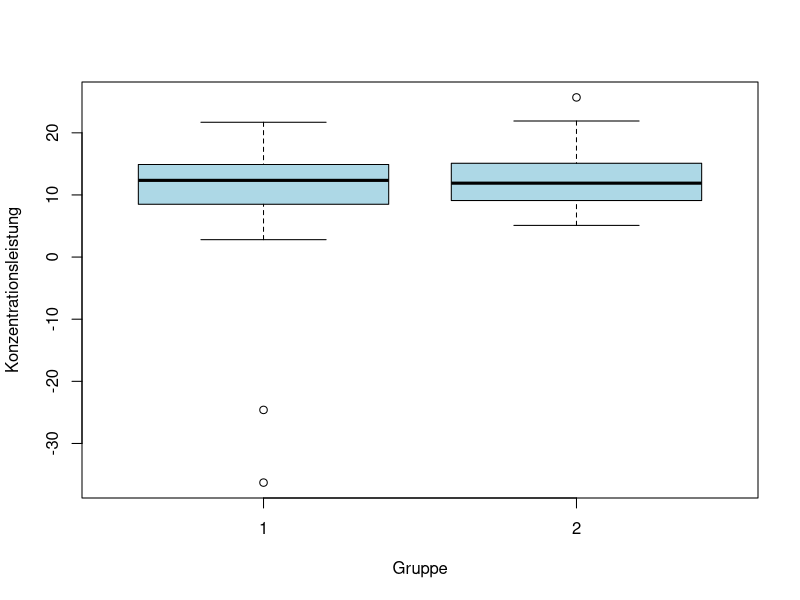
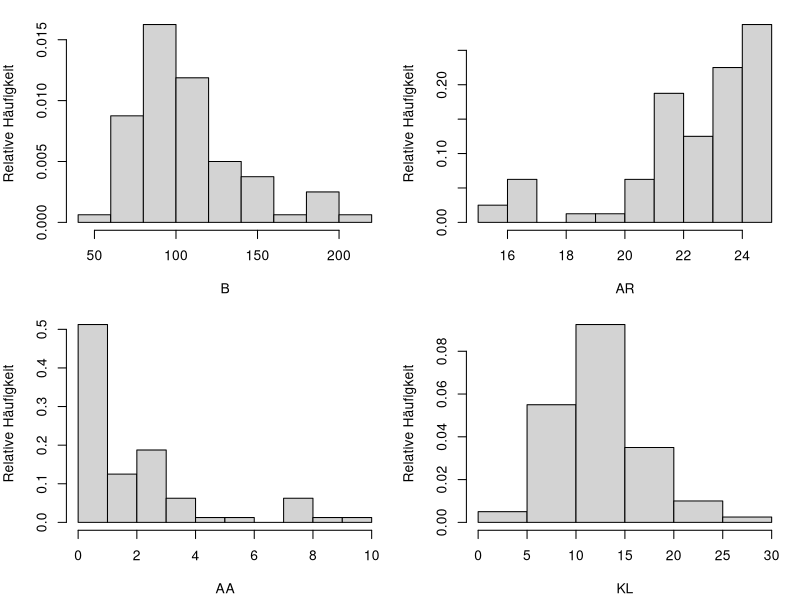
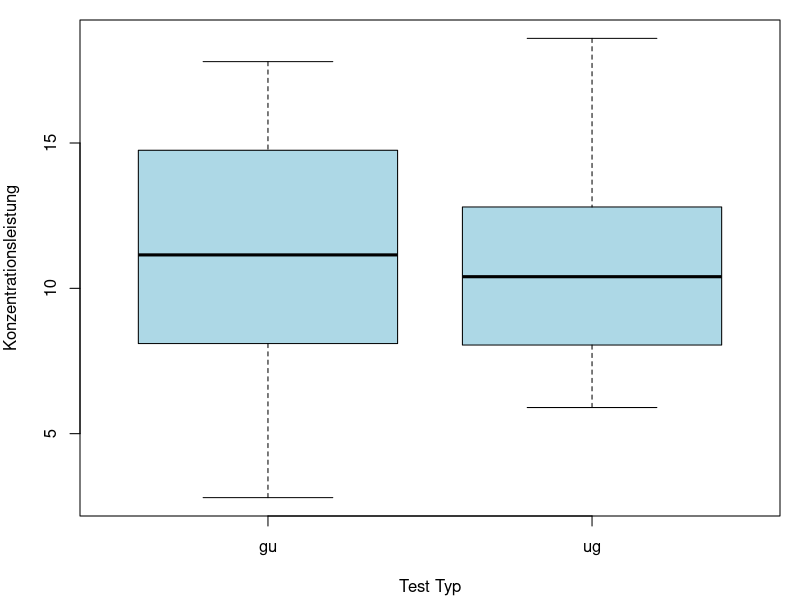
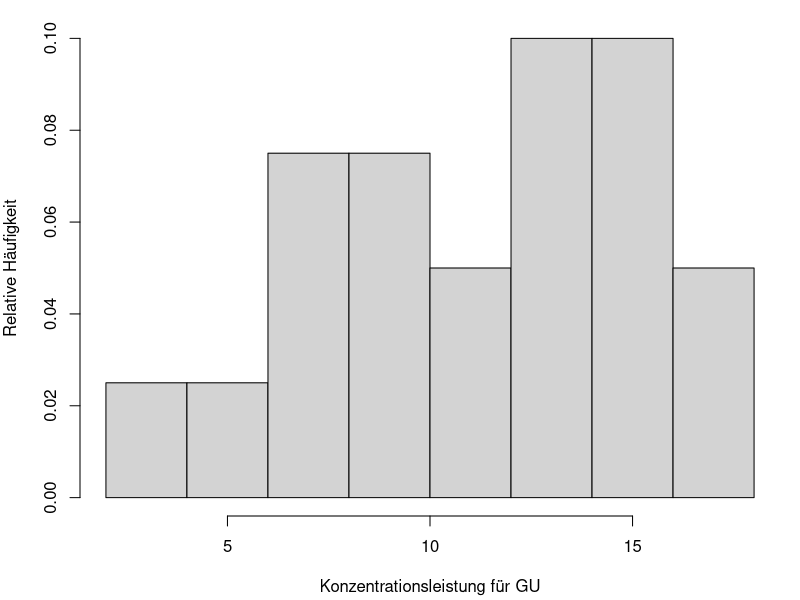
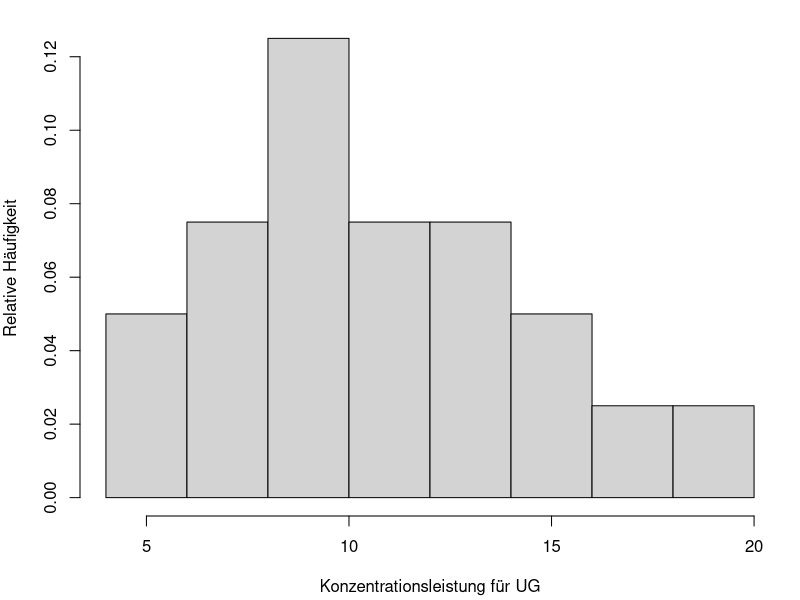
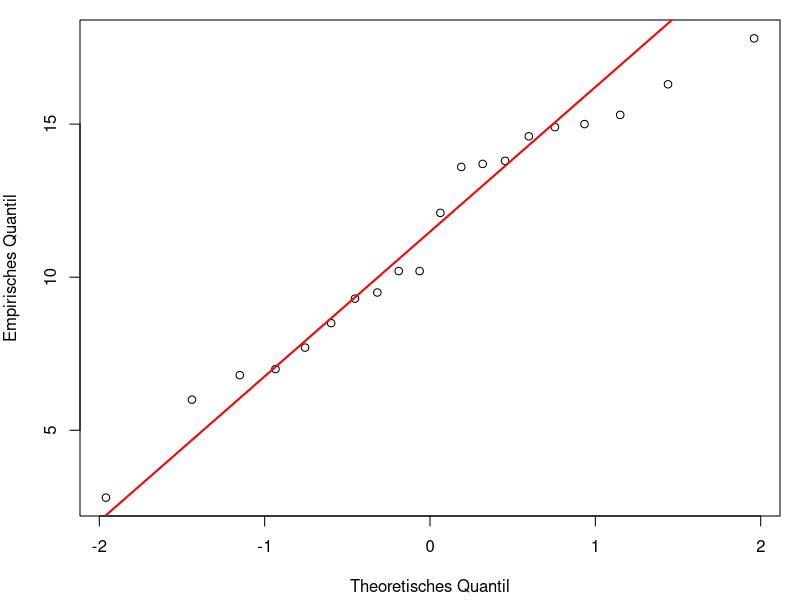
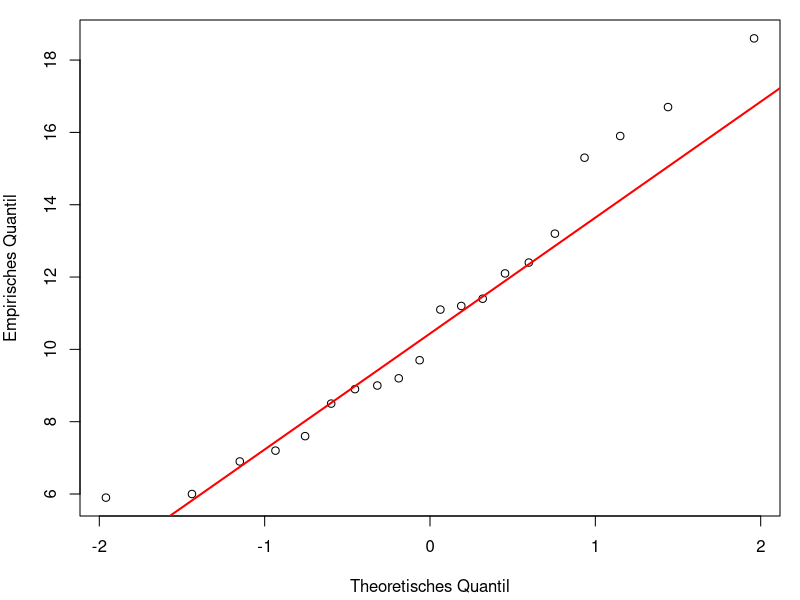
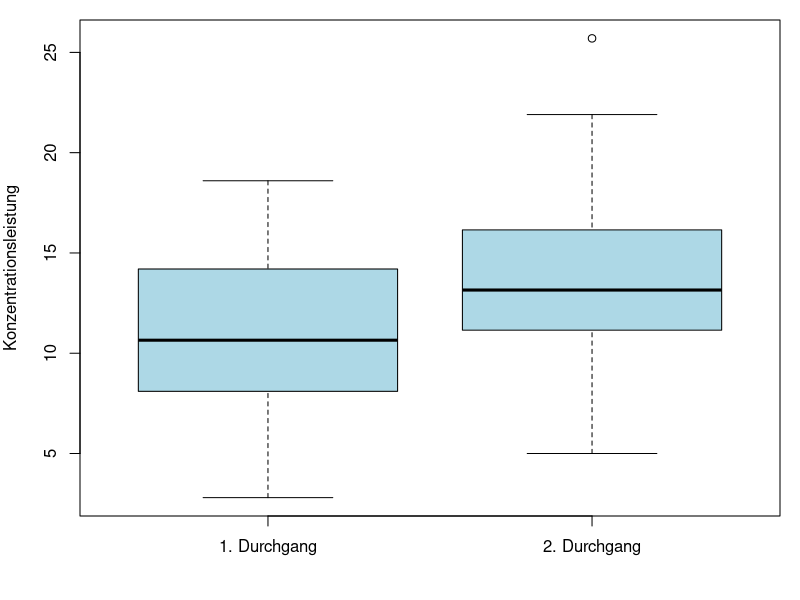

These charts were generated, in order, by the following R code:
library(car)

df <- read.table("Konzentrationsdaten.txt", header=TRUE)
head(df)
dim(df)

# Überprüfung auf NA-Werte
sum(is.na(df)) # 0

# Betrachtung der Verteilung der KL nach Gruppe
boxplot(df$KL ~ df$gruppe, col = "lightblue",
        xlab = "Gruppe", ylab = "Konzentrationsleistung")
# Häufigkeitsverteilung der AF
table(df$AF)

# Entfernen der Zeile mit Extremwerten:
df <- df[df$id != "14",]

attach(df)
# Betrachtung der Verteilung der Daten nach Entfernung der Extremwerten
# Histogramme von der Bearbeitungszeit, Anzahl richtiger Zeichen, 
# Anzahl ausgelassener (richtiger) Zeichen, Konzentrationsleistung
par(mar = c(4.2, 4, 1, 1), mfrow = c(2, 2)) 
hist(B, main = "", ylab = "Relative Häufigkeit", probability = TRUE) 
hist(AR, main = "", ylab = "Relative Häufigkeit", probability = TRUE) 
hist(AA, main = "", ylab = "Relative Häufigkeit", probability = TRUE) 
hist(KL, main = "", ylab = "Relative Häufigkeit", probability = TRUE)

par(mfrow = c(1, 1)) 

# Umwandlung der Variablen in Faktoren:
gruppe <- as.factor(gruppe) 
id <- as.factor(id)
durchgang <- as.factor(durchgang)
test_typ <- as.factor(test_typ)

detach(df)

# AUFGABE 1
# Zwei unverbundene Stichproben

df_durchgang1 <- subset(df, durchgang == 1)
durchgang1_gu_kl <- df_durchgang1[df_durchgang1$test_typ == "gu", ]$KL
durchgang1_ug_kl <- df_durchgang1[df_durchgang1$test_typ == "ug", ]$KL

# Vergleich der Konzentrationsleistung zwischen GU- und UG-Test im ersten Durchgang
boxplot(df_durchgang1$KL ~ df_durchgang1$test_typ, col = "lightblue",
        xlab = "Test Typ", ylab = "Konzentrationsleistung")

# Verteilung der Konzentrationsleistung für GU im ersten Durchgang
hist(durchgang1_gu_kl, xlab = "Konzentrationsleistung für GU",
     ylab = "Relative Häufigkeit", probability = TRUE, main = "")

# Verteilung der Konzentrationsleistung für UG im ersten Durchgang
hist(durchgang1_ug_kl, xlab = "Konzentrationsleistung für UG",
     ylab = "Relative Häufigkeit", probability = TRUE, main = "")

# Rechne Kolmogorov-Smirnov-Test auf Normalverteilung
# GU Test:
mu <- mean(durchgang1_gu_kl) # 11.255
sigma2 <- var(durchgang1_gu_kl) # 16.22261
ks.test(durchgang1_gu_kl, y="pnorm", mean=mu, sd=sqrt(sigma2))
# p-value = 0.6115

# UG Test:
mu <- mean(durchgang1_ug_kl) # 10.84
sigma2 <- var(durchgang1_ug_kl) # 13.36147
ks.test(durchgang1_ug_kl, y="pnorm", mean=mu, sd=sqrt(sigma2))
# p-value = 0.8863

# Wir verwerfen die H0 bei beiden Testen nicht, dass die Daten aus einer 
# N(mu, sqrt(sigma2))-Verteilung stammen -> nichts spricht dagegen, 
# dass die Daten normalverteilt sind

# Zusätzlich erstellen wir das QQ-Plot, um visuell die NV-Annahme zu überprüfen:
# QQ-Plot zur Überprüfung der Normalverteilung der Konzentrationsleistung (KL) (GU-Test)
qqnorm(durchgang1_gu_kl, main = "",  xlab = "Theoretisches Quantil", ylab = "Empirisches Quantil")
qqline(durchgang1_gu_kl, col = "red", lwd = 2)

# QQ-Plot zur Überprüfung der Normalverteilung der Konzentrationsleistung (KL) (UG-Test)
qqnorm(durchgang1_ug_kl, main = "", xlab = "Theoretisches Quantil", ylab = "Empirisches Quantil")
qqline(durchgang1_ug_kl, col = "red", lwd = 2)
# Die Q-Q Plots zeigen, dass die Daten für beide Testgruppen (GU und UG) 
# annähernd normalverteilt sind. Die Anzahl an Beobachtungen ist aber niedrig. 

# Zusätzlich: Shapiro-Wilk-Normalitätstest verwirft die H0 auch nicht:
shapiro.test(durchgang1_gu_kl) # p-value = 0.5617
shapiro.test(durchgang1_ug_kl) # p-value = 0.3286

var.test(durchgang1_gu_kl, durchgang1_ug_kl)
# p-value = 0.6767 => die Varianzen sind nicht signifikant unterschiedlich

# Verwenden wir den t-Test zur Überprüfung der Unterschiede 
# in Konzentrationsscores zwischen GU und UG Test:
t.test(durchgang1_gu_kl, durchgang1_ug_kl, var.equal = TRUE)
# oder alternativ: t.test(KL ~ gruppe, data = df_durchgang1)
# p-value = 0.7348 => die Unterschiede sind nicht signifikant!


# AUFGABE 2
# Zwei verbundene Stichproben

# a) Verbesserung des Konzentrationsscores durch Wiederholungseffekt
durchgang1_kl <- df[df$durchgang == "1", ]$KL
durchgang2_kl <- df[df$durchgang == "2", ]$KL

# Verbesserung des Konzentrationsscores durch Wiederholungseffekt
boxplot(durchgang1_kl,
        durchgang2_kl,
        names = c("1. Durchgang", "2. Durchgang"),
        ylab = "Konzentrationsleistung",
        xlab = "", horizontal = FALSE, col = "lightblue")

par(mfrow = c(1, 2)) 

# Verteilung des Konzentrationsscores im 1. Durchgang
hist(durchgang1_kl, xlab = "KL für 1. Durchgang", 
     ylab = "Relative Häufigkeit", probability = TRUE, main = "")
lines(density(durchgang1_kl), col = "blue", lwd = 2)
abline(v = median(durchgang1_kl), col = "red", lwd = 2, lty = 2)
legend("topright", legend = c("Dichte", "Median"), 
       col = c("blue", "red"), lwd = 2, lty = c(1, 2), bty = "n")

# Verteilung des Konzentrationsscores im 2. Durchgang
hist(durchgang2_kl, xlab = "KL für 2. Durchgang", 
     ylab = "Relative Häufigkeit", probability = TRUE, main = "", breaks = 9)
lines(density(durchgang2_kl), col = "blue", lwd = 2)
abline(v = median(durchgang2_kl), col = "red", lwd = 2, lty = 2)
legend("topright", legend = c("Dichte", "Median"), 
       col = c("blue", "red"), lwd = 2, lty = c(1, 2), bty = "n")
par(mfrow = c(1, 1)) 

differences <- durchgang2_kl - durchgang1_kl

mu <- mean(differences) # 2.7125
sigma2 <- var(differences) # 10.26369

ks.test(differences, y="pnorm", mean=mu, sd=sqrt(sigma2)) 
# p-value = 0.676 => wir können die H0 beibehalten

# Zusätlich:
shapiro.test(differences) # p-value = 0.1214 => H0 wird beibehalten

# QQ-Plot der Differenzen im Konzentrationsscore
qqnorm(differences, main="", xlab = "Theoretisches Quantil", ylab = "Empirisches Quantil")
qqline(differences, col = "red", lwd = 2)
# Differenzen sind normalverteilt => wir können t-test verwenden

# t.test(zweiter_durchgang_kl, erster_durchgang_kl, paired = TRUE, alternative = "greater")
t.test(differences, alternative = "greater")
# p-value = 2.033e-06, wir lehnen H0 ab => entscheiden für H1 (2. Durchgang > 1. Durchgang)
# => die Konzentrationsscore verbessert sich durch einen Wiederholungseffekt

# b) Verbesserung der Bearbeitungszeit durch Wiederholungseffekt
durchgang1_zeit <- df[df$durchgang == "1", ]$B
durchgang2_zeit <- df[df$durchgang == "2", ]$B

# Verbesserung des Bearbeitungszeit durch Wiederholungseffekt
boxplot(durchgang1_zeit,
        durchgang2_zeit,
        names = c("1. Durchgang", "2. Durchgang"),
        ylab = "Bearbeitungzeit",
        xlab = "", horizontal = FALSE, col = "lightblue")

par(mfrow = c(1, 2)) 
# Verteilung des Bearbeitungszeit im 1. Durchgang
hist(durchgang1_zeit, xlab = "Bearbeitungszeit für 1. Durchgang", 
     ylab = "Relative Häufigkeit", probability = TRUE, 
     main = "")
lines(density(durchgang1_zeit), col = "blue", lwd = 2)
abline(v = median(durchgang1_zeit), col = "red", lwd = 2, lty = 2)
legend("topright", legend = c("Dichte", "Median"), 
       col = c("blue", "red"), lwd = 2, lty = c(1, 2), bty = "n")

# Verteilung des Bearbeitungszeit im 2. Durchgang
hist(durchgang2_zeit, xlab = "Bearbeitungszeit für 2. Durchgang", 
     ylab = "Relative Häufigkeit", probability = TRUE, 
     main = "")
lines(density(durchgang2_zeit), col = "blue", lwd = 2)
abline(v = median(durchgang2_zeit), col = "red", lwd = 2, lty = 2)
legend("topright", legend = c("Dichte", "Median"), 
       col = c("blue", "red"), lwd = 2, lty = c(1, 2), bty = "n")
par(mfrow = c(1, 1)) 

differences <- durchgang2_zeit - durchgang1_zeit

mu <- mean(differences) # -16.8175
sigma2 <- var(differences) # 635.8917

ks.test(differences, y="pnorm", mean=mu, sd=sqrt(sigma2))
# p-value = 0.4376 => wir lehnen H0 nicht ab

# Zusätlich:
shapiro.test(differences) # p-value = 0.1187=> H0 wird beibehalten

# QQ-Plot der Differenzen im Bearbeitungszeit
qqnorm(differences, main="", xlab = "Theoretisches Quantil", ylab = "Empirisches Quantil")
qqline(differences, col = "red", lwd = 2)
# Differenzen sind normalverteilt => wir können t-test verwenden

# t.test(durchgang2_zeit, durchgang1_zeit, paired = TRUE, alternative = "less")
t.test(differences, alternative = "less")
# p-value = 7.098e-05 => wie lehnen H0 ab => die Bearbeitungszeit hat sich verbessert 


# AUFGABE 3
# Ist eine potentielle Verbesserung des Konzentrationsscores durch Wiederholung 
# größer, wenn exakt der gleiche Test wiederholt wird (Gruppe 1) im Vergleich 
# dazu, dass von UG auf GU gewechselt wird (Gruppe 2)?

# Gruppe 1:
gruppe1_durchgang1_kl <- df[df$gruppe == "1" & df$durchgang == "1", ]$KL
gruppe1_durchgang2_kl <- df[df$gruppe == "1" & df$durchgang == "2", ]$KL

differences1 <- gruppe1_durchgang2_kl - gruppe1_durchgang1_kl

mu <- mean(differences1) # 2.31
sigma2 <- var(differences1) # 9.942

ks.test(differences1, y="pnorm", mean=mu, sd=sqrt(sigma2))
# p-value = 0.9548 => wir lehnen H0 nicht ab

# Zusätlich:
shapiro.test(differences1) # p-value = 0.2586 => H0 wird beibehalten

# QQ-Plot der Differenzen in Konzentrationsscores für die 1. Gruppe
qqnorm(differences1, main="", xlab = "Theoretisches Quantil", ylab = "Empirisches Quantil")
qqline(differences1, col = "red", lwd = 2)
# Differenzen sind normalverteilt => wir können t-test verwenden

t.test(gruppe1_durchgang2_kl, gruppe1_durchgang1_kl, paired = TRUE, alternative = "greater")
t.test(differences1, alternative = "greater")
# p-value = 0.001986 => die Differenzen sind signifikant, KL verbessert sich

# Gruppe 2:
gruppe2_durchgang1_kl <- df[df$gruppe == "2" & df$durchgang == "1", ]$KL
gruppe2_durchgang2_kl <- df[df$gruppe == "2" & df$durchgang == "2", ]$KL

differences2 <- gruppe2_durchgang2_kl - gruppe2_durchgang1_kl

mu <- mean(differences2) # 3.115
sigma2 <- var(differences2) # 10.7845

ks.test(differences2, y="pnorm", mean=mu, sd=sqrt(sigma2))
# p-value = 0.9467 => wir lehnen H0 nicht ab

# Zusätlich:
shapiro.test(differences2) # p-value = 0.6598 => H0 wird beibehalten

# QQ-Plot der Differenzen in Konzentrationsscores für die 2. Gruppe
qqnorm(differences2, main="", xlab = "Theoretisches Quantil", ylab = "Empirisches Quantil")
qqline(differences2, col = "red", lwd = 2)
# Differenzen sind normalverteilt => wir können t-test verwenden

t.test(gruppe2_durchgang2_kl, gruppe2_durchgang1_kl, paired = TRUE, alternative = "greater")
t.test(differences2, alternative = "greater")
# p-value = 0.0002205 => die Differenzen sind signifikant, KL verbessert sich

var.test(differences1, differences2) 
# p-value = 0.8611 => die Varianzen sind nicht signifikant unterschiedlich

t.test(differences1, differences2, alternative = "greater", var.equal = TRUE)
# p-value = 0.783
